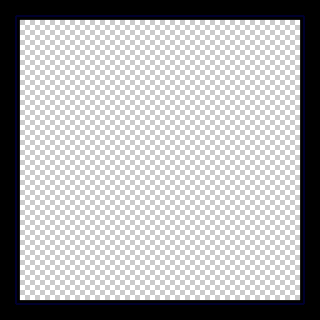

This is a level from a 2D game, rendered from its Tiled map with the project's own tilesets. A one-line summary and the map file follow, with tile-layer data summarised:
An orthogonal 16x16 tile map with 20x20 px tiles, 4 tile layers (draw-bg, draw-fg, collision, spawn), 3 tilesets.

<map version="1.0" orientation="orthogonal" width="16" height="16" tilewidth="20" tileheight="20">
 <tileset firstgid="1" name="collision" tilewidth="20" tileheight="20">
  <image source="collision.png" width="200" height="40" />
 </tileset>
 <tileset firstgid="21" name="draw" tilewidth="20" tileheight="20">
  <image source="draw.png" width="220" height="500" />
 </tileset>
 <tileset firstgid="296" name="spawn" tilewidth="20" tileheight="20">
  <image source="spawn.png" width="220" height="200" />
 </tileset>
 <layer name="draw-bg" width="16" height="16">
  <data>[256 cells, 256 non-empty, 9 distinct tile ids]</data>
 </layer>
 <layer name="draw-fg" width="16" height="16">
  <data>[256 cells, 0 non-empty, 0 distinct tile ids]</data>
 </layer>
 <layer name="collision" width="16" height="16" opacity="0.6">
  <data>[256 cells, 60 non-empty, 1 distinct tile ids]</data>
 </layer>
 <layer name="spawn" width="16" height="16">
  <data>[256 cells, 0 non-empty, 0 distinct tile ids]</data>
 </layer>
</map>
